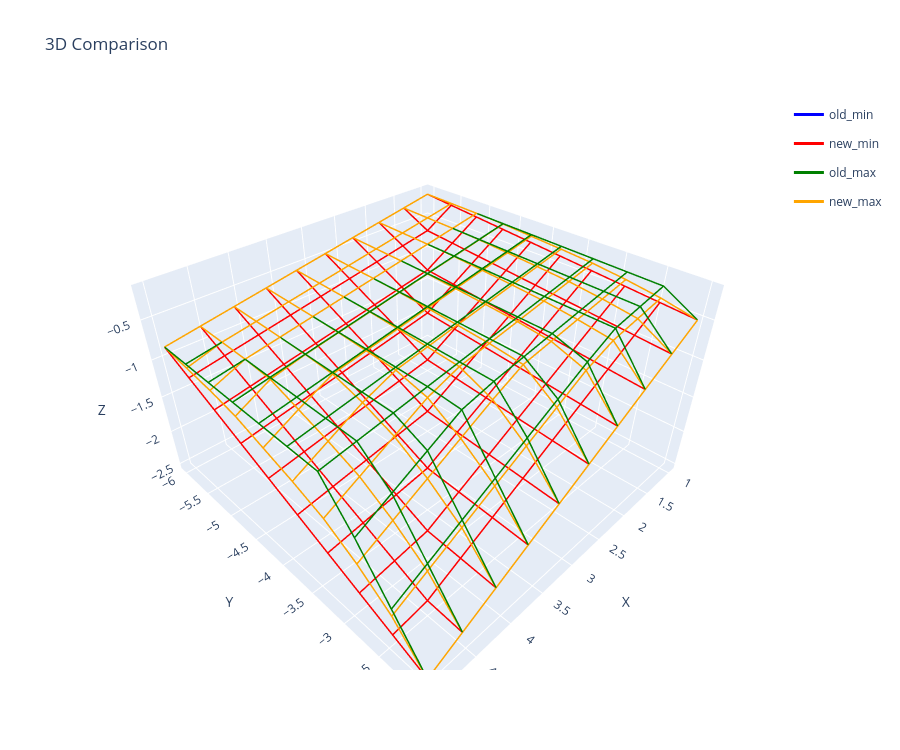

Here is the notebook cell this chart was saved with:
### Code cell
datasets = [
    {'points': list(old_min_PN.itertuples(index=False, name=None)), 'name': 'old_min', 'color': 'blue'},
    {'points': list(new_min_PN.itertuples(index=False, name=None)), 'name': 'new_min', 'color': 'red'},
    {'points': list(old_max_PN.itertuples(index=False, name=None)), 'name': 'old_max', 'color': 'green'},
    {'points': list(new_max_PN.itertuples(index=False, name=None)), 'name': 'new_max', 'color': 'orange'},
]
plot_wireframe_comparison(datasets)

### Figure 1 — Plotly figure (JSON) as saved in the notebook; plotly's stock layout.template omitted (floating-point values rounded to 4 significant figures)
{"data": [{"legendgroup": "old_min", "line": {"color": "blue", "width": 3}, "mode": "lines", "name": "old_min", "showlegend": true, "type": "scatter3d", "x": [1, 1.444, 1.889, 2.333, 2.778, 3.222, 3.667, 4.111, 4.556, 5], "y": [-6, -6, -6, -6, -6, -6, -6, -6, -6, -6], "z": [-0.1667, -0.2407, -0.3148, -0.3889, -0.463, -0.537, -0.6111, -0.6852, -0.7593, -0.8333]}, {"legendgroup": "old_min", "line": {"color": "blue", "width": 3}, "mode": "lines", "name": "old_min", "showlegend": false, "type": "scatter3d", "x": [1, 1.444, 1.889, 2.333, 2.778, 3.222, 3.667, 4.111, 4.556, 5], "y": [-5.556, -5.556, -5.556, -5.556, -5.556, -5.556, -5.556, -5.556, -5.556, -5.556], "z": [-0.2037, -0.4259, -0.5, -0.5741, -0.6481, -0.7222, -0.7963, -0.8704, -0.9444, -1.019]}, {"legendgroup": "old_min", "line": {"color": "blue", "width": 3}, "mode": "lines", "name": "old_min", "showlegend": false, "type": "scatter3d", "x": [1, 1.444, 1.889, 2.333, 2.778, 3.222, 3.667, 4.111, 4.556, 5], "y": [-5.111, -5.111, -5.111, -5.111, -5.111, -5.111, -5.111, -5.111, -5.111, -5.111], "z": [-0.2407, -0.463, -0.6852, -0.7593, -0.8333, -0.9074, -0.9815, -1.056, -1.13, -1.204]}, {"legendgroup": "old_min", "line": {"color": "blue", "width": 3}, "mode": "lines", "name": "old_min", "showlegend": false, "type": "scatter3d", "x": [1, 1.444, 1.889, 2.333, 2.778, 3.222, 3.667, 4.111, 4.556, 5], "y": [-4.667, -4.667, -4.667, -4.667, -4.667, -4.667, -4.667, -4.667, -4.667, -4.667], "z": [-0.2778, -0.5, -0.7222, -0.9444, -1.019, -1.093, -1.167, -1.241, -1.315, -1.389]}, {"legendgroup": "old_min", "line": {"color": "blue", "width": 3}, "mode": "lines", "name": "old_min", "showlegend": false, "type": "scatter3d", "x": [1, 1.444, 1.889, 2.333, 2.778, 3.222, 3.667, 4.111, 4.556, 5], "y": [-4.222, -4.222, -4.222, -4.222, -4.222, -4.222, -4.222, -4.222, -4.222, -4.222], "z": [-0.3148, -0.537, -0.7593, -0.9815, -1.204, -1.278, -1.352, -1.426, -1.5, -1.574]}, {"legendgroup": "old_min", "line": {"color": "blue", "width": 3}, "mode": "lines", "name": "old_min", "showlegend": false, "type": "scatter3d", "x": [1, 1.444, 1.889, 2.333, 2.778, 3.222, 3.667, 4.111, 4.556, 5], "y": [-3.778, -3.778, -3.778, -3.778, -3.778, -3.778, -3.778, -3.778, -3.778, -3.778], "z": [-0.3519, -0.5741, -0.7963, -1.019, -1.241, -1.463, -1.537, -1.611, -1.685, -1.759]}, {"legendgroup": "old_min", "line": {"color": "blue", "width": 3}, "mode": "lines", "name": "old_min", "showlegend": false, "type": "scatter3d", "x": [1, 1.444, 1.889, 2.333, 2.778, 3.222, 3.667, 4.111, 4.556, 5], "y": [-3.333, -3.333, -3.333, -3.333, -3.333, -3.333, -3.333, -3.333, -3.333, -3.333], "z": [-0.3889, -0.6111, -0.8333, -1.056, -1.278, -1.5, -1.722, -1.796, -1.87, -1.944]}, {"legendgroup": "old_min", "line": {"color": "blue", "width": 3}, "mode": "lines", "name": "old_min", "showlegend": false, "type": "scatter3d", "x": [1, 1.444, 1.889, 2.333, 2.778, 3.222, 3.667, 4.111, 4.556, 5], "y": [-2.889, -2.889, -2.889, -2.889, -2.889, -2.889, -2.889, -2.889, -2.889, -2.889], "z": [-0.4259, -0.6481, -0.8704, -1.093, -1.315, -1.537, -1.759, -1.981, -2.056, -2.13]}, {"legendgroup": "old_min", "line": {"color": "blue", "width": 3}, "mode": "lines", "name": "old_min", "showlegend": false, "type": "scatter3d", "x": [1, 1.444, 1.889, 2.333, 2.778, 3.222, 3.667, 4.111, 4.556, 5], "y": [-2.444, -2.444, -2.444, -2.444, -2.444, -2.444, -2.444, -2.444, -2.444, -2.444], "z": [-0.463, -0.6852, -0.9074, -1.13, -1.352, -1.574, -1.796, -2.019, -2.241, -2.315]}, {"legendgroup": "old_min", "line": {"color": "blue", "width": 3}, "mode": "lines", "name": "old_min", "showlegend": false, "type": "scatter3d", "x": [1, 1.444, 1.889, 2.333, 2.778, 3.222, 3.667, 4.111, 4.556, 5], "y": [-2, -2, -2, -2, -2, -2, -2, -2, -2, -2], "z": [-0.5, -0.7222, -0.9444, -1.167, -1.389, -1.611, -1.833, -2.056, -2.278, -2.5]}, {"legendgroup": "old_min", "line": {"color": "blue", "width": 3}, "mode": "lines", "name": "old_min", "showlegend": false, "type": "scatter3d", "x": [1, 1, 1, 1, 1, 1, 1, 1, 1, 1], "y": [-6, -5.556, -5.111, -4.667, -4.222, -3.778, -3.333, -2.889, -2.444, -2], "z": [-0.1667, -0.2037, -0.2407, -0.2778, -0.3148, -0.3519, -0.3889, -0.4259, -0.463, -0.5]}, {"legendgroup": "old_min", "line": {"color": "blue", "width": 3}, "mode": "lines", "name": "old_min", "showlegend": false, "type": "scatter3d", "x": [1.444, 1.444, 1.444, 1.444, 1.444, 1.444, 1.444, 1.444, 1.444, 1.444], "y": [-6, -5.556, -5.111, -4.667, -4.222, -3.778, -3.333, -2.889, -2.444, -2], "z": [-0.2407, -0.4259, -0.463, -0.5, -0.537, -0.5741, -0.6111, -0.6481, -0.6852, -0.7222]}, {"legendgroup": "old_min", "line": {"color": "blue", "width": 3}, "mode": "lines", "name": "old_min", "showlegend": false, "type": "scatter3d", "x": [1.889, 1.889, 1.889, 1.889, 1.889, 1.889, 1.889, 1.889, 1.889, 1.889], "y": [-6, -5.556, -5.111, -4.667, -4.222, -3.778, -3.333, -2.889, -2.444, -2], "z": [-0.3148, -0.5, -0.6852, -0.7222, -0.7593, -0.7963, -0.8333, -0.8704, -0.9074, -0.9444]}, {"legendgroup": "old_min", "line": {"color": "blue", "width": 3}, "mode": "lines", "name": "old_min", "showlegend": false, "type": "scatter3d", "x": [2.333, 2.333, 2.333, 2.333, 2.333, 2.333, 2.333, 2.333, 2.333, 2.333], "y": [-6, -5.556, -5.111, -4.667, -4.222, -3.778, -3.333, -2.889, -2.444, -2], "z": [-0.3889, -0.5741, -0.7593, -0.9444, -0.9815, -1.019, -1.056, -1.093, -1.13, -1.167]}, {"legendgroup": "old_min", "line": {"color": "blue", "width": 3}, "mode": "lines", "name": "old_min", "showlegend": false, "type": "scatter3d", "x": [2.778, 2.778, 2.778, 2.778, 2.778, 2.778, 2.778, 2.778, 2.778, 2.778], "y": [-6, -5.556, -5.111, -4.667, -4.222, -3.778, -3.333, -2.889, -2.444, -2], "z": [-0.463, -0.6481, -0.8333, -1.019, -1.204, -1.241, -1.278, -1.315, -1.352, -1.389]}, {"legendgroup": "old_min", "line": {"color": "blue", "width": 3}, "mode": "lines", "name": "old_min", "showlegend": false, "type": "scatter3d", "x": [3.222, 3.222, 3.222, 3.222, 3.222, 3.222, 3.222, 3.222, 3.222, 3.222], "y": [-6, -5.556, -5.111, -4.667, -4.222, -3.778, -3.333, -2.889, -2.444, -2], "z": [-0.537, -0.7222, -0.9074, -1.093, -1.278, -1.463, -1.5, -1.537, -1.574, -1.611]}, {"legendgroup": "old_min", "line": {"color": "blue", "width": 3}, "mode": "lines", "name": "old_min", "showlegend": false, "type": "scatter3d", "x": [3.667, 3.667, 3.667, 3.667, 3.667, 3.667, 3.667, 3.667, 3.667, 3.667], "y": [-6, -5.556, -5.111, -4.667, -4.222, -3.778, -3.333, -2.889, -2.444, -2], "z": [-0.6111, -0.7963, -0.9815, -1.167, -1.352, -1.537, -1.722, -1.759, -1.796, -1.833]}, {"legendgroup": "old_min", "line": {"color": "blue", "width": 3}, "mode": "lines", "name": "old_min", "showlegend": false, "type": "scatter3d", "x": [4.111, 4.111, 4.111, 4.111, 4.111, 4.111, 4.111, 4.111, 4.111, 4.111], "y": [-6, -5.556, -5.111, -4.667, -4.222, -3.778, -3.333, -2.889, -2.444, -2], "z": [-0.6852, -0.8704, -1.056, -1.241, -1.426, -1.611, -1.796, -1.981, -2.019, -2.056]}, {"legendgroup": "old_min", "line": {"color": "blue", "width": 3}, "mode": "lines", "name": "old_min", "showlegend": false, "type": "scatter3d", "x": [4.556, 4.556, 4.556, 4.556, 4.556, 4.556, 4.556, 4.556, 4.556, 4.556], "y": [-6, -5.556, -5.111, -4.667, -4.222, -3.778, -3.333, -2.889, -2.444, -2], "z": [-0.7593, -0.9444, -1.13, -1.315, -1.5, -1.685, -1.87, -2.056, -2.241, -2.278]}, {"legendgroup": "old_min", "line": {"color": "blue", "width": 3}, "mode": "lines", "name": "old_min", "showlegend": false, "type": "scatter3d", "x": [5, 5, 5, 5, 5, 5, 5, 5, 5, 5], "y": [-6, -5.556, -5.111, -4.667, -4.222, -3.778, -3.333, -2.889, -2.444, -2], "z": [-0.8333, -1.019, -1.204, -1.389, -1.574, -1.759, -1.944, -2.13, -2.315, -2.5]}, {"legendgroup": "new_min", "line": {"color": "red", "width": 3}, "mode": "lines", "name": "new_min", "showlegend": true, "type": "scatter3d", "x": [1, 1.444, 1.889, 2.333, 2.778, 3.222, 3.667, 4.111, 4.556, 5], "y": [-6, -6, -6, -6, -6, -6, -6, -6, -6, -6], "z": [-0.1667, -0.2407, -0.3148, -0.3889, -0.463, -0.537, -0.6111, -0.6852, -0.7593, -0.8333]}, {"legendgroup": "new_min", "line": {"color": "red", "width": 3}, "mode": "lines", "name": "new_min", "showlegend": false, "type": "scatter3d", "x": [1, 1.444, 1.889, 2.333, 2.778, 3.222, 3.667, 4.111, 4.556, 5], "y": [-5.556, -5.556, -5.556, -5.556, -5.556, -5.556, -5.556, -5.556, -5.556, -5.556], "z": [-0.2037, -0.4259, -0.5, -0.5741, -0.6481, -0.7222, -0.7963, -0.8704, -0.9444, -1.019]}, {"legendgroup": "new_min", "line": {"color": "red", "width": 3}, "mode": "lines", "name": "new_min", "showlegend": false, "type": "scatter3d", "x": [1, 1.444, 1.889, 2.333, 2.778, 3.222, 3.667, 4.111, 4.556, 5], "y": [-5.111, -5.111, -5.111, -5.111, -5.111, -5.111, -5.111, -5.111, -5.111, -5.111], "z": [-0.2407, -0.463, -0.6852, -0.7593, -0.8333, -0.9074, -0.9815, -1.056, -1.13, -1.204]}, {"legendgroup": "new_min", "line": {"color": "red", "width": 3}, "mode": "lines", "name": "new_min", "showlegend": false, "type": "scatter3d", "x": [1, 1.444, 1.889, 2.333, 2.778, 3.222, 3.667, 4.111, 4.556, 5], "y": [-4.667, -4.667, -4.667, -4.667, -4.667, -4.667, -4.667, -4.667, -4.667, -4.667], "z": [-0.2778, -0.5, -0.7222, -0.9444, -1.019, -1.093, -1.167, -1.241, -1.315, -1.389]}, {"legendgroup": "new_min", "line": {"color": "red", "width": 3}, "mode": "lines", "name": "new_min", "showlegend": false, "type": "scatter3d", "x": [1, 1.444, 1.889, 2.333, 2.778, 3.222, 3.667, 4.111, 4.556, 5], "y": [-4.222, -4.222, -4.222, -4.222, -4.222, -4.222, -4.222, -4.222, -4.222, -4.222], "z": [-0.3148, -0.537, -0.7593, -0.9815, -1.204, -1.278, -1.352, -1.426, -1.5, -1.574]}, {"legendgroup": "new_min", "line": {"color": "red", "width": 3}, "mode": "lines", "name": "new_min", "showlegend": false, "type": "scatter3d", "x": [1, 1.444, 1.889, 2.333, 2.778, 3.222, 3.667, 4.111, 4.556, 5], "y": [-3.778, -3.778, -3.778, -3.778, -3.778, -3.778, -3.778, -3.778, -3.778, -3.778], "z": [-0.3519, -0.5741, -0.7963, -1.019, -1.241, -1.463, -1.537, -1.611, -1.685, -1.759]}, {"legendgroup": "new_min", "line": {"color": "red", "width": 3}, "mode": "lines", "name": "new_min", "showlegend": false, "type": "scatter3d", "x": [1, 1.444, 1.889, 2.333, 2.778, 3.222, 3.667, 4.111, 4.556, 5], "y": [-3.333, -3.333, -3.333, -3.333, -3.333, -3.333, -3.333, -3.333, -3.333, -3.333], "z": [-0.3889, -0.6111, -0.8333, -1.056, -1.278, -1.5, -1.722, -1.796, -1.87, -1.944]}, {"legendgroup": "new_min", "line": {"color": "red", "width": 3}, "mode": "lines", "name": "new_min", "showlegend": false, "type": "scatter3d", "x": [1, 1.444, 1.889, 2.333, 2.778, 3.222, 3.667, 4.111, 4.556, 5], "y": [-2.889, -2.889, -2.889, -2.889, -2.889, -2.889, -2.889, -2.889, -2.889, -2.889], "z": [-0.4259, -0.6481, -0.8704, -1.093, -1.315, -1.537, -1.759, -1.981, -2.056, -2.13]}, {"legendgroup": "new_min", "line": {"color": "red", "width": 3}, "mode": "lines", "name": "new_min", "showlegend": false, "type": "scatter3d", "x": [1, 1.444, 1.889, 2.333, 2.778, 3.222, 3.667, 4.111, 4.556, 5], "y": [-2.444, -2.444, -2.444, -2.444, -2.444, -2.444, -2.444, -2.444, -2.444, -2.444], "z": [-0.463, -0.6852, -0.9074, -1.13, -1.352, -1.574, -1.796, -2.019, -2.241, -2.315]}, {"legendgroup": "new_min", "line": {"color": "red", "width": 3}, "mode": "lines", "name": "new_min", "showlegend": false, "type": "scatter3d", "x": [1, 1.444, 1.889, 2.333, 2.778, 3.222, 3.667, 4.111, 4.556, 5], "y": [-2, -2, -2, -2, -2, -2, -2, -2, -2, -2], "z": [-0.5, -0.7222, -0.9444, -1.167, -1.389, -1.611, -1.833, -2.056, -2.278, -2.5]}, {"legendgroup": "new_min", "line": {"color": "red", "width": 3}, "mode": "lines", "name": "new_min", "showlegend": false, "type": "scatter3d", "x": [1, 1, 1, 1, 1, 1, 1, 1, 1, 1], "y": [-6, -5.556, -5.111, -4.667, -4.222, -3.778, -3.333, -2.889, -2.444, -2], "z": [-0.1667, -0.2037, -0.2407, -0.2778, -0.3148, -0.3519, -0.3889, -0.4259, -0.463, -0.5]}, {"legendgroup": "new_min", "line": {"color": "red", "width": 3}, "mode": "lines", "name": "new_min", "showlegend": false, "type": "scatter3d", "x": [1.444, 1.444, 1.444, 1.444, 1.444, 1.444, 1.444, 1.444, 1.444, 1.444], "y": [-6, -5.556, -5.111, -4.667, -4.222, -3.778, -3.333, -2.889, -2.444, -2], "z": [-0.2407, -0.4259, -0.463, -0.5, -0.537, -0.5741, -0.6111, -0.6481, -0.6852, -0.7222]}, {"legendgroup": "new_min", "line": {"color": "red", "width": 3}, "mode": "lines", "name": "new_min", "showlegend": false, "type": "scatter3d", "x": [1.889, 1.889, 1.889, 1.889, 1.889, 1.889, 1.889, 1.889, 1.889, 1.889], "y": [-6, -5.556, -5.111, -4.667, -4.222, -3.778, -3.333, -2.889, -2.444, -2], "z": [-0.3148, -0.5, -0.6852, -0.7222, -0.7593, -0.7963, -0.8333, -0.8704, -0.9074, -0.9444]}, {"legendgroup": "new_min", "line": {"color": "red", "width": 3}, "mode": "lines", "name": "new_min", "showlegend": false, "type": "scatter3d", "x": [2.333, 2.333, 2.333, 2.333, 2.333, 2.333, 2.333, 2.333, 2.333, 2.333], "y": [-6, -5.556, -5.111, -4.667, -4.222, -3.778, -3.333, -2.889, -2.444, -2], "z": [-0.3889, -0.5741, -0.7593, -0.9444, -0.9815, -1.019, -1.056, -1.093, -1.13, -1.167]}, {"legendgroup": "new_min", "line": {"color": "red", "width": 3}, "mode": "lines", "name": "new_min", "showlegend": false, "type": "scatter3d", "x": [2.778, 2.778, 2.778, 2.778, 2.778, 2.778, 2.778, 2.778, 2.778, 2.778], "y": [-6, -5.556, -5.111, -4.667, -4.222, -3.778, -3.333, -2.889, -2.444, -2], "z": [-0.463, -0.6481, -0.8333, -1.019, -1.204, -1.241, -1.278, -1.315, -1.352, -1.389]}, {"legendgroup": "new_min", "line": {"color": "red", "width": 3}, "mode": "lines", "name": "new_min", "showlegend": false, "type": "scatter3d", "x": [3.222, 3.222, 3.222, 3.222, 3.222, 3.222, 3.222, 3.222, 3.222, 3.222], "y": [-6, -5.556, -5.111, -4.667, -4.222, -3.778, -3.333, -2.889, -2.444, -2], "z": [-0.537, -0.7222, -0.9074, -1.093, -1.278, -1.463, -1.5, -1.537, -1.574, -1.611]}, {"legendgroup": "new_min", "line": {"color": "red", "width": 3}, "mode": "lines", "name": "new_min", "showlegend": false, "type": "scatter3d", "x": [3.667, 3.667, 3.667, 3.667, 3.667, 3.667, 3.667, 3.667, 3.667, 3.667], "y": [-6, -5.556, -5.111, -4.667, -4.222, -3.778, -3.333, -2.889, -2.444, -2], "z": [-0.6111, -0.7963, -0.9815, -1.167, -1.352, -1.537, -1.722, -1.759, -1.796, -1.833]}, {"legendgroup": "new_min", "line": {"color": "red", "width": 3}, "mode": "lines", "name": "new_min", "showlegend": false, "type": "scatter3d", "x": [4.111, 4.111, 4.111, 4.111, 4.111, 4.111, 4.111, 4.111, 4.111, 4.111], "y": [-6, -5.556, -5.111, -4.667, -4.222, -3.778, -3.333, -2.889, -2.444, -2], "z": [-0.6852, -0.8704, -1.056, -1.241, -1.426, -1.611, -1.796, -1.981, -2.019, -2.056]}, {"legendgroup": "new_min", "line": {"color": "red", "width": 3}, "mode": "lines", "name": "new_min", "showlegend": false, "type": "scatter3d", "x": [4.556, 4.556, 4.556, 4.556, 4.556, 4.556, 4.556, 4.556, 4.556, 4.556], "y": [-6, -5.556, -5.111, -4.667, -4.222, -3.778, -3.333, -2.889, -2.444, -2], "z": [-0.7593, -0.9444, -1.13, -1.315, -1.5, -1.685, -1.87, -2.056, -2.241, -2.278]}, {"legendgroup": "new_min", "line": {"color": "red", "width": 3}, "mode": "lines", "name": "new_min", "showlegend": false, "type": "scatter3d", "x": [5, 5, 5, 5, 5, 5, 5, 5, 5, 5], "y": [-6, -5.556, -5.111, -4.667, -4.222, -3.778, -3.333, -2.889, -2.444, -2], "z": [-0.8333, -1.019, -1.204, -1.389, -1.574, -1.759, -1.944, -2.13, -2.315, -2.5]}, {"legendgroup": "old_max", "line": {"color": "green", "width": 3}, "mode": "lines", "name": "old_max", "showlegend": true, "type": "scatter3d", "x": [1, 1.444, 1.889, 2.333, 2.778, 3.222, 3.667, 4.111, 4.556, 5], "y": [-6, -6, -6, -6, -6, -6, -6, -6, -6, -6], "z": [-0.1667, -0.2407, -0.3148, -0.3889, -0.463, -0.537, -0.6111, -0.6852, -0.7593, -0.8333]}, {"legendgroup": "old_max", "line": {"color": "green", "width": 3}, "mode": "lines", "name": "old_max", "showlegend": false, "type": "scatter3d", "x": [1, 1.444, 1.889, 2.333, 2.778, 3.222, 3.667, 4.111, 4.556, 5], "y": [-5.556, -5.556, -5.556, -5.556, -5.556, -5.556, -5.556, -5.556, -5.556, -5.556], "z": [-0.179, -0.2531, -0.3272, -0.4012, -0.4753, -0.5494, -0.6235, -0.6975, -0.7716, -0.8457]}, {"legendgroup": "old_max", "line": {"color": "green", "width": 3}, "mode": "lines", "name": "old_max", "showlegend": false, "type": "scatter3d", "x": [1, 1.444, 1.889, 2.333, 2.778, 3.222, 3.667, 4.111, 4.556, 5], "y": [-5.111, -5.111, -5.111, -5.111, -5.111, -5.111, -5.111, -5.111, -5.111, -5.111], "z": [-0.1914, -0.2654, -0.3395, -0.4136, -0.4877, -0.5617, -0.6358, -0.7099, -0.784, -0.858]}, {"legendgroup": "old_max", "line": {"color": "green", "width": 3}, "mode": "lines", "name": "old_max", "showlegend": false, "type": "scatter3d", "x": [1, 1.444, 1.889, 2.333, 2.778, 3.222, 3.667, 4.111, 4.556, 5], "y": [-4.667, -4.667, -4.667, -4.667, -4.667, -4.667, -4.667, -4.667, -4.667, -4.667], "z": [-0.2037, -0.2778, -0.3519, -0.4259, -0.5, -0.5741, -0.6481, -0.7222, -0.7963, -0.8704]}, {"legendgroup": "old_max", "line": {"color": "green", "width": 3}, "mode": "lines", "name": "old_max", "showlegend": false, "type": "scatter3d", "x": [1, 1.444, 1.889, 2.333, 2.778, 3.222, 3.667, 4.111, 4.556, 5], "y": [-4.222, -4.222, -4.222, -4.222, -4.222, -4.222, -4.222, -4.222, -4.222, -4.222], "z": [-0.216, -0.2901, -0.3642, -0.4383, -0.5123, -0.5864, -0.6605, -0.7346, -0.8086, -0.8827]}, {"legendgroup": "old_max", "line": {"color": "green", "width": 3}, "mode": "lines", "name": "old_max", "showlegend": false, "type": "scatter3d", "x": [1, 1.444, 1.889, 2.333, 2.778, 3.222, 3.667, 4.111, 4.556, 5], "y": [-3.778, -3.778, -3.778, -3.778, -3.778, -3.778, -3.778, -3.778, -3.778, -3.778], "z": [-0.2284, -0.3025, -0.3765, -0.4506, -0.5247, -0.5988, -0.6728, -0.7469, -0.821, -0.8951]}, {"legendgroup": "old_max", "line": {"color": "green", "width": 3}, "mode": "lines", "name": "old_max", "showlegend": false, "type": "scatter3d", "x": [1, 1.444, 1.889, 2.333, 2.778, 3.222, 3.667, 4.111, 4.556, 5], "y": [-3.333, -3.333, -3.333, -3.333, -3.333, -3.333, -3.333, -3.333, -3.333, -3.333], "z": [-0.2407, -0.3148, -0.3889, -0.463, -0.537, -0.6111, -0.6852, -0.7593, -0.8333, -0.9074]}, {"legendgroup": "old_max", "line": {"color": "green", "width": 3}, "mode": "lines", "name": "old_max", "showlegend": false, "type": "scatter3d", "x": [1, 1.444, 1.889, 2.333, 2.778, 3.222, 3.667, 4.111, 4.556, 5], "y": [-2.889, -2.889, -2.889, -2.889, -2.889, -2.889, -2.889, -2.889, -2.889, -2.889], "z": [-0.2531, -0.3272, -0.4012, -0.4753, -0.5494, -0.6235, -0.7222, -0.9444, -1.167, -1.389]}, {"legendgroup": "old_max", "line": {"color": "green", "width": 3}, "mode": "lines", "name": "old_max", "showlegend": false, "type": "scatter3d", "x": [1, 1.444, 1.889, 2.333, 2.778, 3.222, 3.667, 4.111, 4.556, 5], "y": [-2.444, -2.444, -2.444, -2.444, -2.444, -2.444, -2.444, -2.444, -2.444, -2.444], "z": [-0.2654, -0.3395, -0.4136, -0.6111, -0.8333, -1.056, -1.278, -1.5, -1.722, -1.944]}, {"legendgroup": "old_max", "line": {"color": "green", "width": 3}, "mode": "lines", "name": "old_max", "showlegend": false, "type": "scatter3d", "x": [1, 1.444, 1.889, 2.333, 2.778, 3.222, 3.667, 4.111, 4.556, 5], "y": [-2, -2, -2, -2, -2, -2, -2, -2, -2, -2], "z": [-0.5, -0.7222, -0.9444, -1.167, -1.389, -1.611, -1.833, -2.056, -2.278, -2.5]}, {"legendgroup": "old_max", "line": {"color": "green", "width": 3}, "mode": "lines", "name": "old_max", "showlegend": false, "type": "scatter3d", "x": [1, 1, 1, 1, 1, 1, 1, 1, 1, 1], "y": [-6, -5.556, -5.111, -4.667, -4.222, -3.778, -3.333, -2.889, -2.444, -2], "z": [-0.1667, -0.179, -0.1914, -0.2037, -0.216, -0.2284, -0.2407, -0.2531, -0.2654, -0.5]}, {"legendgroup": "old_max", "line": {"color": "green", "width": 3}, "mode": "lines", "name": "old_max", "showlegend": false, "type": "scatter3d", "x": [1.444, 1.444, 1.444, 1.444, 1.444, 1.444, 1.444, 1.444, 1.444, 1.444], "y": [-6, -5.556, -5.111, -4.667, -4.222, -3.778, -3.333, -2.889, -2.444, -2], "z": [-0.2407, -0.2531, -0.2654, -0.2778, -0.2901, -0.3025, -0.3148, -0.3272, -0.3395, -0.7222]}, {"legendgroup": "old_max", "line": {"color": "green", "width": 3}, "mode": "lines", "name": "old_max", "showlegend": false, "type": "scatter3d", "x": [1.889, 1.889, 1.889, 1.889, 1.889, 1.889, 1.889, 1.889, 1.889, 1.889], "y": [-6, -5.556, -5.111, -4.667, -4.222, -3.778, -3.333, -2.889, -2.444, -2], "z": [-0.3148, -0.3272, -0.3395, -0.3519, -0.3642, -0.3765, -0.3889, -0.4012, -0.4136, -0.9444]}, {"legendgroup": "old_max", "line": {"color": "green", "width": 3}, "mode": "lines", "name": "old_max", "showlegend": false, "type": "scatter3d", "x": [2.333, 2.333, 2.333, 2.333, 2.333, 2.333, 2.333, 2.333, 2.333, 2.333], "y": [-6, -5.556, -5.111, -4.667, -4.222, -3.778, -3.333, -2.889, -2.444, -2], "z": [-0.3889, -0.4012, -0.4136, -0.4259, -0.4383, -0.4506, -0.463, -0.4753, -0.6111, -1.167]}, {"legendgroup": "old_max", "line": {"color": "green", "width": 3}, "mode": "lines", "name": "old_max", "showlegend": false, "type": "scatter3d", "x": [2.778, 2.778, 2.778, 2.778, 2.778, 2.778, 2.778, 2.778, 2.778, 2.778], "y": [-6, -5.556, -5.111, -4.667, -4.222, -3.778, -3.333, -2.889, -2.444, -2], "z": [-0.463, -0.4753, -0.4877, -0.5, -0.5123, -0.5247, -0.537, -0.5494, -0.8333, -1.389]}, {"legendgroup": "old_max", "line": {"color": "green", "width": 3}, "mode": "lines", "name": "old_max", "showlegend": false, "type": "scatter3d", "x": [3.222, 3.222, 3.222, 3.222, 3.222, 3.222, 3.222, 3.222, 3.222, 3.222], "y": [-6, -5.556, -5.111, -4.667, -4.222, -3.778, -3.333, -2.889, -2.444, -2], "z": [-0.537, -0.5494, -0.5617, -0.5741, -0.5864, -0.5988, -0.6111, -0.6235, -1.056, -1.611]}, {"legendgroup": "old_max", "line": {"color": "green", "width": 3}, "mode": "lines", "name": "old_max", "showlegend": false, "type": "scatter3d", "x": [3.667, 3.667, 3.667, 3.667, 3.667, 3.667, 3.667, 3.667, 3.667, 3.667], "y": [-6, -5.556, -5.111, -4.667, -4.222, -3.778, -3.333, -2.889, -2.444, -2], "z": [-0.6111, -0.6235, -0.6358, -0.6481, -0.6605, -0.6728, -0.6852, -0.7222, -1.278, -1.833]}, {"legendgroup": "old_max", "line": {"color": "green", "width": 3}, "mode": "lines", "name": "old_max", "showlegend": false, "type": "scatter3d", "x": [4.111, 4.111, 4.111, 4.111, 4.111, 4.111, 4.111, 4.111, 4.111, 4.111], "y": [-6, -5.556, -5.111, -4.667, -4.222, -3.778, -3.333, -2.889, -2.444, -2], "z": [-0.6852, -0.6975, -0.7099, -0.7222, -0.7346, -0.7469, -0.7593, -0.9444, -1.5, -2.056]}, {"legendgroup": "old_max", "line": {"color": "green", "width": 3}, "mode": "lines", "name": "old_max", "showlegend": false, "type": "scatter3d", "x": [4.556, 4.556, 4.556, 4.556, 4.556, 4.556, 4.556, 4.556, 4.556, 4.556], "y": [-6, -5.556, -5.111, -4.667, -4.222, -3.778, -3.333, -2.889, -2.444, -2], "z": [-0.7593, -0.7716, -0.784, -0.7963, -0.8086, -0.821, -0.8333, -1.167, -1.722, -2.278]}, {"legendgroup": "old_max", "line": {"color": "green", "width": 3}, "mode": "lines", "name": "old_max", "showlegend": false, "type": "scatter3d", "x": [5, 5, 5, 5, 5, 5, 5, 5, 5, 5], "y": [-6, -5.556, -5.111, -4.667, -4.222, -3.778, -3.333, -2.889, -2.444, -2], "z": [-0.8333, -0.8457, -0.858, -0.8704, -0.8827, -0.8951, -0.9074, -1.389, -1.944, -2.5]}, {"legendgroup": "new_max", "line": {"color": "orange", "width": 3}, "mode": "lines", "name": "new_max", "showlegend": true, "type": "scatter3d", "x": [1, 1.444, 1.889, 2.333, 2.778, 3.222, 3.667, 4.111, 4.556, 5], "y": [-6, -6, -6, -6, -6, -6, -6, -6, -6, -6], "z": [-0.1667, -0.2407, -0.3148, -0.3889, -0.463, -0.537, -0.6111, -0.6852, -0.7593, -0.8333]}, {"legendgroup": "new_max", "line": {"color": "orange", "width": 3}, "mode": "lines", "name": "new_max", "showlegend": false, "type": "scatter3d", "x": [1, 1.444, 1.889, 2.333, 2.778, 3.222, 3.667, 4.111, 4.556, 5], "y": [-5.556, -5.556, -5.556, -5.556, -5.556, -5.556, -5.556, -5.556, -5.556, -5.556], "z": [-0.179, -0.2531, -0.3272, -0.4012, -0.4753, -0.5494, -0.6235, -0.6975, -0.7716, -0.8951]}, {"legendgroup": "new_max", "line": {"color": "orange", "width": 3}, "mode": "lines", "name": "new_max", "showlegend": false, "type": "scatter3d", "x": [1, 1.444, 1.889, 2.333, 2.778, 3.222, 3.667, 4.111, 4.556, 5], "y": [-5.111, -5.111, -5.111, -5.111, -5.111, -5.111, -5.111, -5.111, -5.111, -5.111], "z": [-0.1914, -0.2654, -0.3395, -0.4136, -0.4877, -0.5617, -0.6358, -0.7099, -0.784, -0.9568]}, {"legendgroup": "new_max", "line": {"color": "orange", "width": 3}, "mode": "lines", "name": "new_max", "showlegend": false, "type": "scatter3d", "x": [1, 1.444, 1.889, 2.333, 2.778, 3.222, 3.667, 4.111, 4.556, 5], "y": [-4.667, -4.667, -4.667, -4.667, -4.667, -4.667, -4.667, -4.667, -4.667, -4.667], "z": [-0.2083, -0.2824, -0.3565, -0.4306, -0.5046, -0.5787, -0.6528, -0.7269, -0.8194, -1.042]}, {"legendgroup": "new_max", "line": {"color": "orange", "width": 3}, "mode": "lines", "name": "new_max", "showlegend": false, "type": "scatter3d", "x": [1, 1.444, 1.889, 2.333, 2.778, 3.222, 3.667, 4.111, 4.556, 5], "y": [-4.222, -4.222, -4.222, -4.222, -4.222, -4.222, -4.222, -4.222, -4.222, -4.222], "z": [-0.2361, -0.3102, -0.3843, -0.4583, -0.5324, -0.6065, -0.6806, -0.7546, -0.9583, -1.181]}, {"legendgroup": "new_max", "line": {"color": "orange", "width": 3}, "mode": "lines", "name": "new_max", "showlegend": false, "type": "scatter3d", "x": [1, 1.444, 1.889, 2.333, 2.778, 3.222, 3.667, 4.111, 4.556, 5], "y": [-3.778, -3.778, -3.778, -3.778, -3.778, -3.778, -3.778, -3.778, -3.778, -3.778], "z": [-0.2639, -0.338, -0.412, -0.4861, -0.5602, -0.6343, -0.7083, -0.875, -1.097, -1.319]}, {"legendgroup": "new_max", "line": {"color": "orange", "width": 3}, "mode": "lines", "name": "new_max", "showlegend": false, "type": "scatter3d", "x": [1, 1.444, 1.889, 2.333, 2.778, 3.222, 3.667, 4.111, 4.556, 5], "y": [-3.333, -3.333, -3.333, -3.333, -3.333, -3.333, -3.333, -3.333, -3.333, -3.333], "z": [-0.2963, -0.3704, -0.4444, -0.5185, -0.5926, -0.6667, -0.8148, -1.037, -1.259, -1.481]}, {"legendgroup": "new_max", "line": {"color": "orange", "width": 3}, "mode": "lines", "name": "new_max", "showlegend": false, "type": "scatter3d", "x": [1, 1.444, 1.889, 2.333, 2.778, 3.222, 3.667, 4.111, 4.556, 5], "y": [-2.889, -2.889, -2.889, -2.889, -2.889, -2.889, -2.889, -2.889, -2.889, -2.889], "z": [-0.3457, -0.4198, -0.4938, -0.5679, -0.642, -0.8395, -1.062, -1.284, -1.506, -1.728]}, {"legendgroup": "new_max", "line": {"color": "orange", "width": 3}, "mode": "lines", "name": "new_max", "showlegend": false, "type": "scatter3d", "x": [1, 1.444, 1.889, 2.333, 2.778, 3.222, 3.667, 4.111, 4.556, 5], "y": [-2.444, -2.444, -2.444, -2.444, -2.444, -2.444, -2.444, -2.444, -2.444, -2.444], "z": [-0.409, -0.483, -0.5571, -0.7114, -0.9336, -1.156, -1.378, -1.6, -1.823, -2.045]}, {"legendgroup": "new_max", "line": {"color": "orange", "width": 3}, "mode": "lines", "name": "new_max", "showlegend": false, "type": "scatter3d", "x": [1, 1.444, 1.889, 2.333, 2.778, 3.222, 3.667, 4.111, 4.556, 5], "y": [-2, -2, -2, -2, -2, -2, -2, -2, -2, -2], "z": [-0.5, -0.7222, -0.9444, -1.167, -1.389, -1.611, -1.833, -2.056, -2.278, -2.5]}, {"legendgroup": "new_max", "line": {"color": "orange", "width": 3}, "mode": "lines", "name": "new_max", "showlegend": false, "type": "scatter3d", "x": [1, 1, 1, 1, 1, 1, 1, 1, 1, 1], "y": [-6, -5.556, -5.111, -4.667, -4.222, -3.778, -3.333, -2.889, -2.444, -2], "z": [-0.1667, -0.179, -0.1914, -0.2083, -0.2361, -0.2639, -0.2963, -0.3457, -0.409, -0.5]}, {"legendgroup": "new_max", "line": {"color": "orange", "width": 3}, "mode": "lines", "name": "new_max", "showlegend": false, "type": "scatter3d", "x": [1.444, 1.444, 1.444, 1.444, 1.444, 1.444, 1.444, 1.444, 1.444, 1.444], "y": [-6, -5.556, -5.111, -4.667, -4.222, -3.778, -3.333, -2.889, -2.444, -2], "z": [-0.2407, -0.2531, -0.2654, -0.2824, -0.3102, -0.338, -0.3704, -0.4198, -0.483, -0.7222]}, {"legendgroup": "new_max", "line": {"color": "orange", "width": 3}, "mode": "lines", "name": "new_max", "showlegend": false, "type": "scatter3d", "x": [1.889, 1.889, 1.889, 1.889, 1.889, 1.889, 1.889, 1.889, 1.889, 1.889], "y": [-6, -5.556, -5.111, -4.667, -4.222, -3.778, -3.333, -2.889, -2.444, -2], "z": [-0.3148, -0.3272, -0.3395, -0.3565, -0.3843, -0.412, -0.4444, -0.4938, -0.5571, -0.9444]}, {"legendgroup": "new_max", "line": {"color": "orange", "width": 3}, "mode": "lines", "name": "new_max", "showlegend": false, "type": "scatter3d", "x": [2.333, 2.333, 2.333, 2.333, 2.333, 2.333, 2.333, 2.333, 2.333, 2.333], "y": [-6, -5.556, -5.111, -4.667, -4.222, -3.778, -3.333, -2.889, -2.444, -2], "z": [-0.3889, -0.4012, -0.4136, -0.4306, -0.4583, -0.4861, -0.5185, -0.5679, -0.7114, -1.167]}, {"legendgroup": "new_max", "line": {"color": "orange", "width": 3}, "mode": "lines", "name": "new_max", "showlegend": false, "type": "scatter3d", "x": [2.778, 2.778, 2.778, 2.778, 2.778, 2.778, 2.778, 2.778, 2.778, 2.778], "y": [-6, -5.556, -5.111, -4.667, -4.222, -3.778, -3.333, -2.889, -2.444, -2], "z": [-0.463, -0.4753, -0.4877, -0.5046, -0.5324, -0.5602, -0.5926, -0.642, -0.9336, -1.389]}, {"legendgroup": "new_max", "line": {"color": "orange", "width": 3}, "mode": "lines", "name": "new_max", "showlegend": false, "type": "scatter3d", "x": [3.222, 3.222, 3.222, 3.222, 3.222, 3.222, 3.222, 3.222, 3.222, 3.222], "y": [-6, -5.556, -5.111, -4.667, -4.222, -3.778, -3.333, -2.889, -2.444, -2], "z": [-0.537, -0.5494, -0.5617, -0.5787, -0.6065, -0.6343, -0.6667, -0.8395, -1.156, -1.611]}, {"legendgroup": "new_max", "line": {"color": "orange", "width": 3}, "mode": "lines", "name": "new_max", "showlegend": false, "type": "scatter3d", "x": [3.667, 3.667, 3.667, 3.667, 3.667, 3.667, 3.667, 3.667, 3.667, 3.667], "y": [-6, -5.556, -5.111, -4.667, -4.222, -3.778, -3.333, -2.889, -2.444, -2], "z": [-0.6111, -0.6235, -0.6358, -0.6528, -0.6806, -0.7083, -0.8148, -1.062, -1.378, -1.833]}, {"legendgroup": "new_max", "line": {"color": "orange", "width": 3}, "mode": "lines", "name": "new_max", "showlegend": false, "type": "scatter3d", "x": [4.111, 4.111, 4.111, 4.111, 4.111, 4.111, 4.111, 4.111, 4.111, 4.111], "y": [-6, -5.556, -5.111, -4.667, -4.222, -3.778, -3.333, -2.889, -2.444, -2], "z": [-0.6852, -0.6975, -0.7099, -0.7269, -0.7546, -0.875, -1.037, -1.284, -1.6, -2.056]}, {"legendgroup": "new_max", "line": {"color": "orange", "width": 3}, "mode": "lines", "name": "new_max", "showlegend": false, "type": "scatter3d", "x": [4.556, 4.556, 4.556, 4.556, 4.556, 4.556, 4.556, 4.556, 4.556, 4.556], "y": [-6, -5.556, -5.111, -4.667, -4.222, -3.778, -3.333, -2.889, -2.444, -2], "z": [-0.7593, -0.7716, -0.784, -0.8194, -0.9583, -1.097, -1.259, -1.506, -1.823, -2.278]}, {"legendgroup": "new_max", "line": {"color": "orange", "width": 3}, "mode": "lines", "name": "new_max", "showlegend": false, "type": "scatter3d", "x": [5, 5, 5, 5, 5, 5, 5, 5, 5, 5], "y": [-6, -5.556, -5.111, -4.667, -4.222, -3.778, -3.333, -2.889, -2.444, -2], "z": [-0.8333, -0.8951, -0.9568, -1.042, -1.181, -1.319, -1.481, -1.728, -2.045, -2.5]}], "layout": {"height": 750, "scene": {"xaxis": {"title": {"text": "X"}}, "yaxis": {"title": {"text": "Y"}}, "zaxis": {"title": {"text": "Z"}}}, "title": {"text": "3D Comparison"}, "width": 900}}
